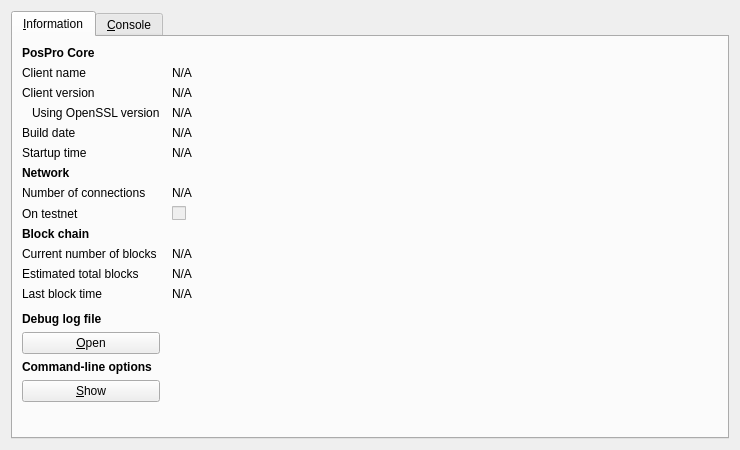
<?xml version="1.0" encoding="UTF-8"?>
<ui version="4.0">
 <class>RPCConsole</class>
 <widget class="QDialog" name="RPCConsole">
  <property name="geometry">
   <rect>
    <x>0</x>
    <y>0</y>
    <width>740</width>
    <height>450</height>
   </rect>
  </property>
  <property name="windowTitle">
   <string>PosPro - Debug window</string>
  </property>
  <layout class="QVBoxLayout" name="verticalLayout_2">
   <item>
    <widget class="QTabWidget" name="tabWidget">
     <property name="currentIndex">
      <number>0</number>
     </property>
     <widget class="QWidget" name="tab_info">
      <attribute name="title">
       <string>&amp;Information</string>
      </attribute>
      <layout class="QGridLayout" name="gridLayout" columnstretch="0,1">
       <property name="horizontalSpacing">
        <number>12</number>
       </property>
       <item row="0" column="0">
        <widget class="QLabel" name="label_9">
         <property name="font">
          <font>
           <weight>75</weight>
           <bold>true</bold>
          </font>
         </property>
         <property name="text">
          <string>PosPro Core</string>
         </property>
        </widget>
       </item>
       <item row="1" column="0">
        <widget class="QLabel" name="label_5">
         <property name="text">
          <string>Client name</string>
         </property>
        </widget>
       </item>
       <item row="1" column="1">
        <widget class="QLabel" name="clientName">
         <property name="cursor">
          <cursorShape>IBeamCursor</cursorShape>
         </property>
         <property name="text">
          <string>N/A</string>
         </property>
         <property name="textFormat">
          <enum>Qt::PlainText</enum>
         </property>
         <property name="textInteractionFlags">
          <set>Qt::LinksAccessibleByMouse|Qt::TextSelectableByKeyboard|Qt::TextSelectableByMouse</set>
         </property>
        </widget>
       </item>
       <item row="2" column="0">
        <widget class="QLabel" name="label_6">
         <property name="text">
          <string>Client version</string>
         </property>
        </widget>
       </item>
       <item row="2" column="1">
        <widget class="QLabel" name="clientVersion">
         <property name="cursor">
          <cursorShape>IBeamCursor</cursorShape>
         </property>
         <property name="text">
          <string>N/A</string>
         </property>
         <property name="textFormat">
          <enum>Qt::PlainText</enum>
         </property>
         <property name="textInteractionFlags">
          <set>Qt::LinksAccessibleByMouse|Qt::TextSelectableByKeyboard|Qt::TextSelectableByMouse</set>
         </property>
        </widget>
       </item>
       <item row="3" column="0">
        <widget class="QLabel" name="label_14">
         <property name="text">
          <string>Using OpenSSL version</string>
         </property>
         <property name="indent">
          <number>10</number>
         </property>
        </widget>
       </item>
       <item row="3" column="1">
        <widget class="QLabel" name="openSSLVersion">
         <property name="cursor">
          <cursorShape>IBeamCursor</cursorShape>
         </property>
         <property name="text">
          <string>N/A</string>
         </property>
         <property name="textFormat">
          <enum>Qt::PlainText</enum>
         </property>
         <property name="textInteractionFlags">
          <set>Qt::LinksAccessibleByMouse|Qt::TextSelectableByKeyboard|Qt::TextSelectableByMouse</set>
         </property>
        </widget>
       </item>
       <item row="4" column="0">
        <widget class="QLabel" name="label_12">
         <property name="text">
          <string>Build date</string>
         </property>
        </widget>
       </item>
       <item row="4" column="1">
        <widget class="QLabel" name="buildDate">
         <property name="cursor">
          <cursorShape>IBeamCursor</cursorShape>
         </property>
         <property name="text">
          <string>N/A</string>
         </property>
         <property name="textFormat">
          <enum>Qt::PlainText</enum>
         </property>
         <property name="textInteractionFlags">
          <set>Qt::LinksAccessibleByMouse|Qt::TextSelectableByKeyboard|Qt::TextSelectableByMouse</set>
         </property>
        </widget>
       </item>
       <item row="5" column="0">
        <widget class="QLabel" name="label_13">
         <property name="text">
          <string>Startup time</string>
         </property>
        </widget>
       </item>
       <item row="5" column="1">
        <widget class="QLabel" name="startupTime">
         <property name="cursor">
          <cursorShape>IBeamCursor</cursorShape>
         </property>
         <property name="text">
          <string>N/A</string>
         </property>
         <property name="textFormat">
          <enum>Qt::PlainText</enum>
         </property>
         <property name="textInteractionFlags">
          <set>Qt::LinksAccessibleByMouse|Qt::TextSelectableByKeyboard|Qt::TextSelectableByMouse</set>
         </property>
        </widget>
       </item>
       <item row="6" column="0">
        <widget class="QLabel" name="label_11">
         <property name="font">
          <font>
           <weight>75</weight>
           <bold>true</bold>
          </font>
         </property>
         <property name="text">
          <string>Network</string>
         </property>
        </widget>
       </item>
       <item row="7" column="0">
        <widget class="QLabel" name="label_7">
         <property name="text">
          <string>Number of connections</string>
         </property>
        </widget>
       </item>
       <item row="7" column="1">
        <widget class="QLabel" name="numberOfConnections">
         <property name="cursor">
          <cursorShape>IBeamCursor</cursorShape>
         </property>
         <property name="text">
          <string>N/A</string>
         </property>
         <property name="textFormat">
          <enum>Qt::PlainText</enum>
         </property>
         <property name="textInteractionFlags">
          <set>Qt::LinksAccessibleByMouse|Qt::TextSelectableByKeyboard|Qt::TextSelectableByMouse</set>
         </property>
        </widget>
       </item>
       <item row="8" column="0">
        <widget class="QLabel" name="label_8">
         <property name="text">
          <string>On testnet</string>
         </property>
        </widget>
       </item>
       <item row="8" column="1">
        <widget class="QCheckBox" name="isTestNet">
         <property name="enabled">
          <bool>false</bool>
         </property>
         <property name="text">
          <string/>
         </property>
        </widget>
       </item>
       <item row="9" column="0">
        <widget class="QLabel" name="label_10">
         <property name="font">
          <font>
           <weight>75</weight>
           <bold>true</bold>
          </font>
         </property>
         <property name="text">
          <string>Block chain</string>
         </property>
        </widget>
       </item>
       <item row="10" column="0">
        <widget class="QLabel" name="label_3">
         <property name="text">
          <string>Current number of blocks</string>
         </property>
        </widget>
       </item>
       <item row="10" column="1">
        <widget class="QLabel" name="numberOfBlocks">
         <property name="cursor">
          <cursorShape>IBeamCursor</cursorShape>
         </property>
         <property name="text">
          <string>N/A</string>
         </property>
         <property name="textFormat">
          <enum>Qt::PlainText</enum>
         </property>
         <property name="textInteractionFlags">
          <set>Qt::LinksAccessibleByMouse|Qt::TextSelectableByKeyboard|Qt::TextSelectableByMouse</set>
         </property>
        </widget>
       </item>
       <item row="11" column="0">
        <widget class="QLabel" name="label_4">
         <property name="text">
          <string>Estimated total blocks</string>
         </property>
        </widget>
       </item>
       <item row="11" column="1">
        <widget class="QLabel" name="totalBlocks">
         <property name="cursor">
          <cursorShape>IBeamCursor</cursorShape>
         </property>
         <property name="text">
          <string>N/A</string>
         </property>
         <property name="textFormat">
          <enum>Qt::PlainText</enum>
         </property>
         <property name="textInteractionFlags">
          <set>Qt::LinksAccessibleByMouse|Qt::TextSelectableByKeyboard|Qt::TextSelectableByMouse</set>
         </property>
        </widget>
       </item>
       <item row="12" column="0">
        <widget class="QLabel" name="label_2">
         <property name="text">
          <string>Last block time</string>
         </property>
        </widget>
       </item>
       <item row="12" column="1">
        <widget class="QLabel" name="lastBlockTime">
         <property name="cursor">
          <cursorShape>IBeamCursor</cursorShape>
         </property>
         <property name="text">
          <string>N/A</string>
         </property>
         <property name="textFormat">
          <enum>Qt::PlainText</enum>
         </property>
         <property name="textInteractionFlags">
          <set>Qt::LinksAccessibleByMouse|Qt::TextSelectableByKeyboard|Qt::TextSelectableByMouse</set>
         </property>
        </widget>
       </item>
       <item row="13" column="0">
        <spacer name="verticalSpacer_2">
         <property name="orientation">
          <enum>Qt::Vertical</enum>
         </property>
         <property name="sizeHint" stdset="0">
          <size>
           <width>20</width>
           <height>20</height>
          </size>
         </property>
        </spacer>
       </item>
       <item row="14" column="0">
        <widget class="QLabel" name="labelDebugLogfile">
         <property name="font">
          <font>
           <weight>75</weight>
           <bold>true</bold>
          </font>
         </property>
         <property name="text">
          <string>Debug log file</string>
         </property>
        </widget>
       </item>
       <item row="15" column="0">
        <widget class="QPushButton" name="openDebugLogfileButton">
         <property name="toolTip">
          <string>Open the PosPro debug log file from the current data directory. This can take a few seconds for large log files.</string>
         </property>
         <property name="text">
          <string>&amp;Open</string>
         </property>
         <property name="autoDefault">
          <bool>false</bool>
         </property>
        </widget>
       </item>
       <item row="16" column="0">
        <widget class="QLabel" name="labelCLOptions">
         <property name="font">
          <font>
           <weight>75</weight>
           <bold>true</bold>
          </font>
         </property>
         <property name="text">
          <string>Command-line options</string>
         </property>
        </widget>
       </item>
       <item row="17" column="0">
        <widget class="QPushButton" name="showCLOptionsButton">
         <property name="toolTip">
          <string>Show the PosPro-Qt help message to get a list with possible PosPro command-line options.</string>
         </property>
         <property name="text">
          <string>&amp;Show</string>
         </property>
         <property name="autoDefault">
          <bool>false</bool>
         </property>
        </widget>
       </item>
       <item row="18" column="0">
        <spacer name="verticalSpacer">
         <property name="orientation">
          <enum>Qt::Vertical</enum>
         </property>
         <property name="sizeHint" stdset="0">
          <size>
           <width>20</width>
           <height>40</height>
          </size>
         </property>
        </spacer>
       </item>
      </layout>
     </widget>
     <widget class="QWidget" name="tab_console">
      <attribute name="title">
       <string>&amp;Console</string>
      </attribute>
      <layout class="QVBoxLayout" name="verticalLayout_3">
       <property name="spacing">
        <number>3</number>
       </property>
       <item>
        <widget class="QTextEdit" name="messagesWidget">
         <property name="minimumSize">
          <size>
           <width>0</width>
           <height>100</height>
          </size>
         </property>
         <property name="readOnly">
          <bool>true</bool>
         </property>
         <property name="tabKeyNavigation" stdset="0">
          <bool>false</bool>
         </property>
         <property name="columnCount" stdset="0">
          <number>2</number>
         </property>
        </widget>
       </item>
       <item>
        <layout class="QHBoxLayout" name="horizontalLayout">
         <property name="spacing">
          <number>3</number>
         </property>
         <item>
          <widget class="QLabel" name="label">
           <property name="text">
            <string notr="true">&gt;</string>
           </property>
          </widget>
         </item>
         <item>
          <widget class="QLineEdit" name="lineEdit"/>
         </item>
         <item>
          <widget class="QPushButton" name="clearButton">
           <property name="maximumSize">
            <size>
             <width>24</width>
             <height>24</height>
            </size>
           </property>
           <property name="toolTip">
            <string>Clear console</string>
           </property>
           <property name="text">
            <string/>
           </property>
           <property name="icon">
            <iconset resource="../bitcoin.qrc">
             <normaloff>:/icons/remove</normaloff>:/icons/remove</iconset>
           </property>
           <property name="shortcut">
            <string notr="true">Ctrl+L</string>
           </property>
           <property name="autoDefault">
            <bool>false</bool>
           </property>
          </widget>
         </item>
        </layout>
       </item>
      </layout>
     </widget>
    </widget>
   </item>
  </layout>
 </widget>
 <resources>
  <include location="../bitcoin.qrc"/>
 </resources>
 <connections/>
</ui>
